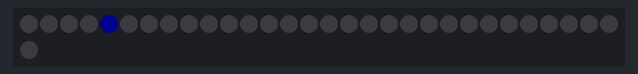
Bench run of a program on a simulated MicroPython board. On the bench: 31 RGB LEDs in strip order, left to right, continuing on the next row. Dim RGB values are drawn brighter than linear; random numbers come from a fixed seed.

Above: at 0.13 s.
At 5.91 s:
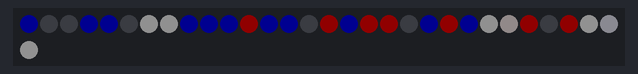
At 11.54 s:
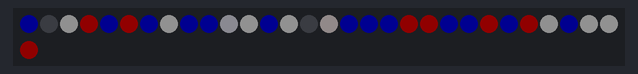
At 18.23 s:
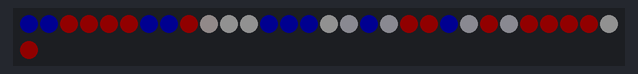
At 24.68 s:
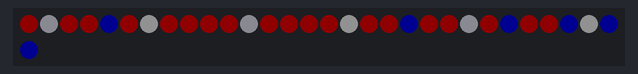
At 39.75 s:
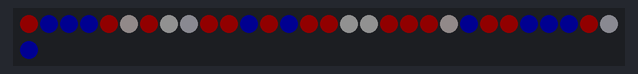

The program:

flag.py
```python
import machine, neopixel
from machine import Pin
import aioble
import asyncio
import time
from random import randint
import random

def clear_all_leds():

        NUM_LEDS = 31
        PIN = 2
        np = neopixel.NeoPixel(machine.Pin(PIN),NUM_LEDS)
        np.fill((0,0,0))
        np.write()

async def flag_colors():
    # Configuration
    NUM_LEDS = 31
    LEDS_PIN = 2
    COLORS = [(255, 0, 0), (255, 255, 255), (0, 0, 255)]  # Red, White, Blue
    BRIGHTNESS = 0.070  # Set brightness level (0.0 = off, 1.0 = full brightness)
    DELAY = 0.05
    FADE_STEPS = 20  # Steps for smooth transition

    # Initialize NeoPixel strip
    np = neopixel.NeoPixel(machine.Pin(LEDS_PIN), NUM_LEDS)

    while True:
        # Select a random LED to change
        i = random.randint(0, NUM_LEDS - 1)
        new_color = random.choice(COLORS)  # Pick a new color
        start_color = list(np[i])  # Get current color

        # Compute fade steps
        r_step = (new_color[0] - start_color[0]) / FADE_STEPS
        g_step = (new_color[1] - start_color[1]) / FADE_STEPS
        b_step = (new_color[2] - start_color[2]) / FADE_STEPS

        # Smoothly transition the color
        for step in range(FADE_STEPS):
            faded_color = (
                int((start_color[0] + r_step * step) * BRIGHTNESS),
                int((start_color[1] + g_step * step) * BRIGHTNESS),
                int((start_color[2] + b_step * step) * BRIGHTNESS),
            )
            np[i] = faded_color
            np.write()
            try:
                await asyncio.sleep(DELAY / FADE_STEPS)
            except asyncio.CancelledError:
                clear_all_leds()
                print("[+] Caught cancellation request, flag animation stopped")
                break
        await asyncio.sleep(DELAY)  # Small delay before the next color shift


async def run_main():
    NUM_LEDS = 31
    LEDS_PIN = 2
    np = neopixel.NeoPixel(machine.Pin(LEDS_PIN), NUM_LEDS)
    clear_all_leds()
    flag_colors_animation = asyncio.create_task(flag_colors())
    await asyncio.gather(flag_colors_animation)
async def main():
    await run_main()
asyncio.run(main())
```
